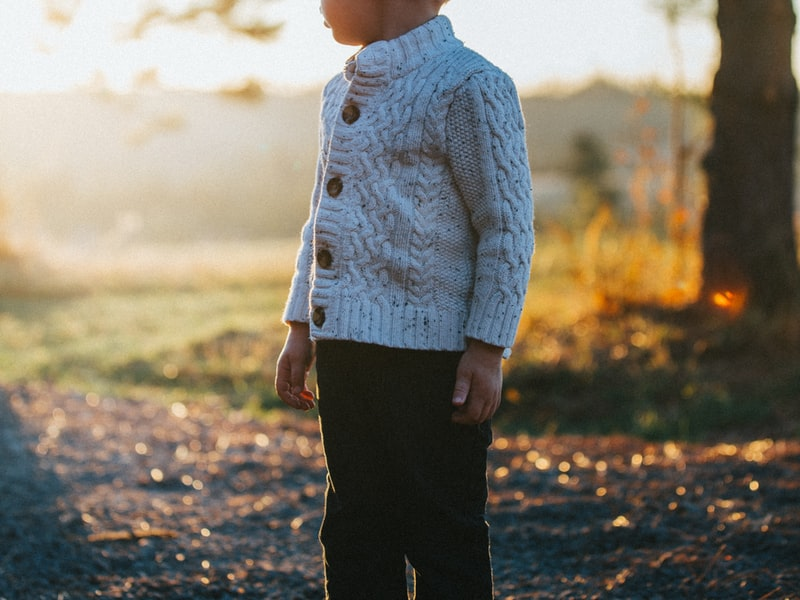
#> input picture ascii_magic/tests/kid.jpg, 800 x 600 px
$ python -i ascii_art.py   (imports and definitions only)
#> lines starting #> are read from the running program, lines starting #| are printed output that depends on the picture
__version__ = '2.7.5'

from ascii_magic.ascii_art_font import AsciiArtFont
from ascii_magic.color_data import ColorData
from ascii_magic.constants import (
    Front,
    Back,
    Modes,
    CHARS_BY_DENSITY,
    DEFAULT_STYLES,
    PALETTE,
    DEFAULT_GEMINI_MODEL,
    RESAMPLING_METHOD,
    PILLOW_VERSION,
)

from PIL import Image, ImageDraw, ImageEnhance

import io
import json
import os
import typing as t
import urllib.request
import urllib.parse
import warnings
import webbrowser
from time import time


# [853 lines that did not run here, left out]

>>> import cv2
>>> picture = cv2.imread('tests/kid.jpg', cv2.IMREAD_GRAYSCALE)
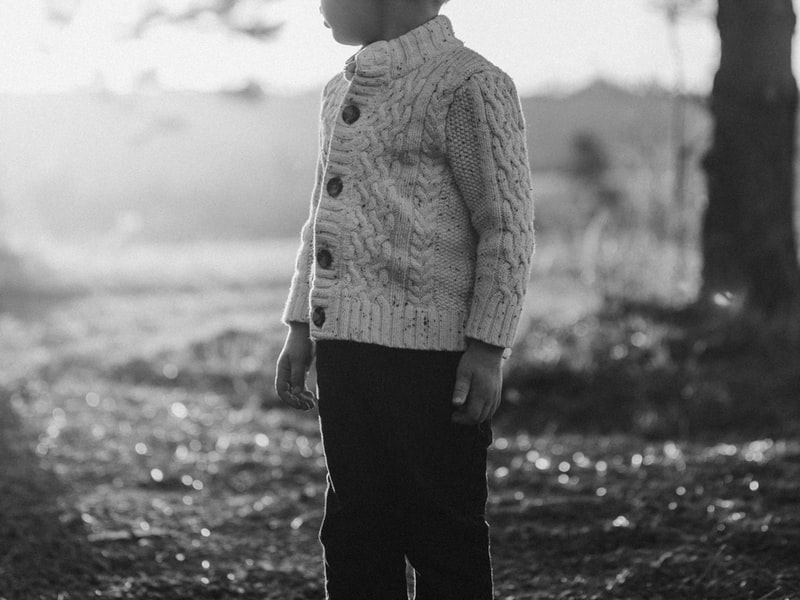
#> picture: shape (600, 800); min 2, max 255, mean 120.1
#> (the run stopped early here; a loop or call above may not have finished)

$ run again, on ascii_magic/tests/lion.jpg
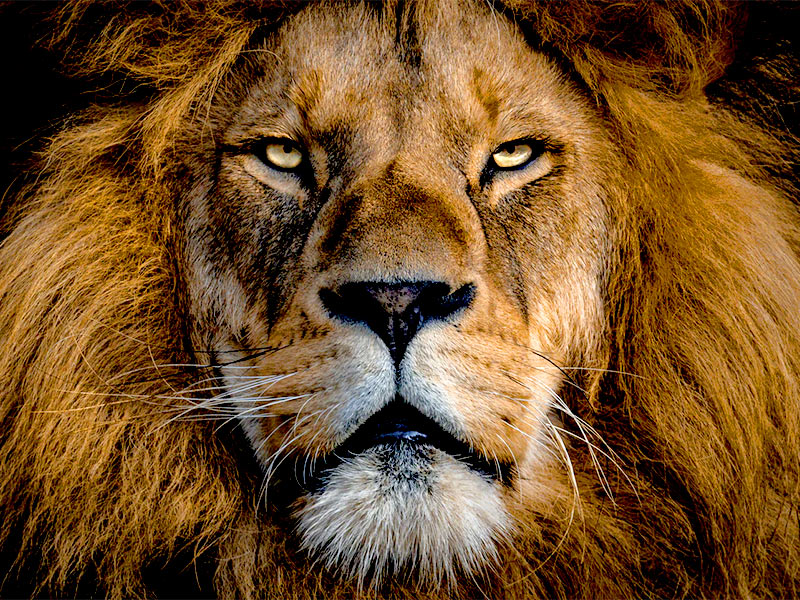
#> input picture ascii_magic/tests/lion.jpg, 800 x 600 px
#> `picture = cv2.imread('tests/kid.jpg', cv2.IMREAD_GRAYSCALE)`:
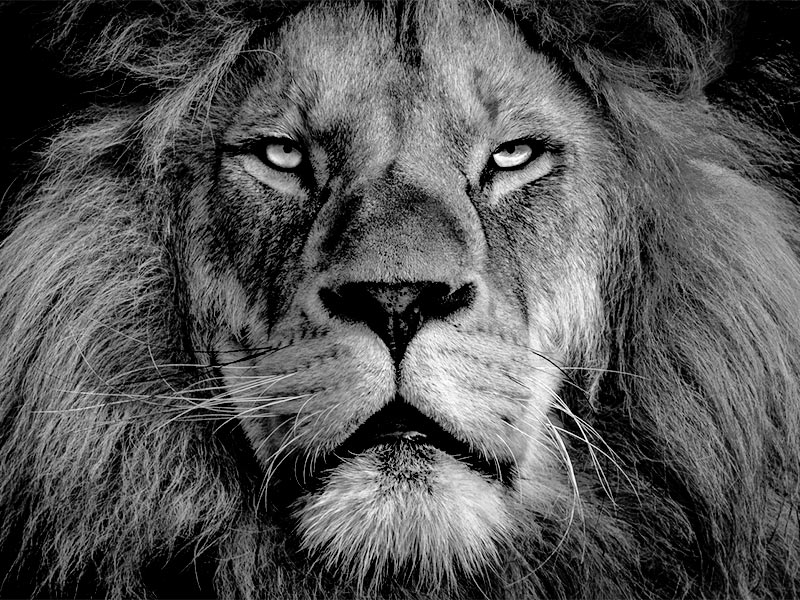
#> picture: shape (600, 800); min 0, max 255, mean 84.9
